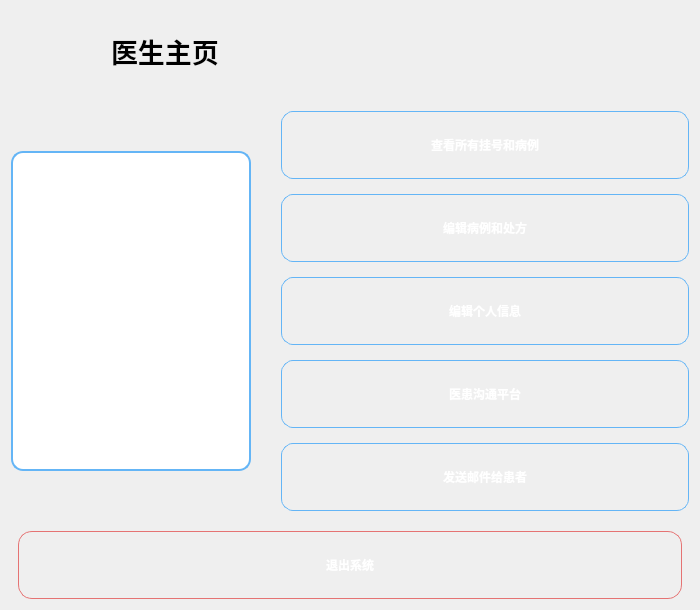
<?xml version="1.0" encoding="UTF-8"?>
<ui version="4.0">
 <class>doctorProfile</class>
 <widget class="QWidget" name="doctorProfile">
  <property name="geometry">
   <rect>
    <x>0</x>
    <y>0</y>
    <width>700</width>
    <height>600</height>
   </rect>
  </property>
  <property name="windowTitle">
   <string>医生主页</string>
  </property>
  <property name="styleSheet">
   <string notr="true">
    QWidget#doctorProfile {
        background-color: qlineargradient(
            x1:0, y1:0, x2:0, y2:1,
            stop:0 #e3f2fd,
            stop:1 #ffffff
        );
        font-family: "Microsoft YaHei";
    }
    QLabel#doctorPhotoLabel {
        border: 2px solid #64b5f6;
        border-radius: 12px;
        background-color: #ffffff;
    }
    QPushButton {
        border-radius: 12px;
        border: 1px solid #64b5f6;
        color: #ffffff;
        font-weight: bold;
        background-color: qlineargradient(
            x1:0, y1:0, x2:0, y2:1,
            stop:0 #6ec6ff,
            stop:1 #1e88e5
        );
        padding: 8px 16px;
        min-width: 180px;
        min-height: 50px;
    }
    QPushButton:hover {
        background-color: qlineargradient(
            x1:0, y1:0, x2:0, y2:1,
            stop:0 #81d4fa,
            stop:1 #1976d2
        );
    }
    QPushButton:pressed {
        background-color: qlineargradient(
            x1:0, y1:0, x2:0, y2:1,
            stop:0 #1e88e5,
            stop:1 #1565c0
        );
    }
    /* 退出按钮样式：完全覆盖 */
    #quitButton {
        border-radius: 14px;
        border: 1px solid #e57373;
        color: #ffffff;
        background-color: qlineargradient(
            x1:0, y1:0, x2:0, y2:1,
            stop:0 #ff7f7f,
            stop:1 #e53935
        );
    }
    #quitButton:hover {
        background-color: qlineargradient(
            x1:0, y1:0, x2:0, y2:1,
            stop:0 #ff8a80,
            stop:1 #f44336
        );
    }
    #quitButton:pressed {
        background-color: qlineargradient(
            x1:0, y1:0, x2:0, y2:1,
            stop:0 #e53935,
            stop:1 #c62828
        );
    }
   </string>
  </property>

  <!-- 主垂直布局 -->
  <layout class="QVBoxLayout" name="mainVerticalLayout">
   <property name="spacing">
    <number>20</number>
   </property>

   <!-- 顶部标题栏：Logo + 标题 -->
   <item>
    <layout class="QHBoxLayout" name="titleLayout">
     <item>
      <widget class="QLabel" name="logoLabel">
       <property name="minimumSize">
        <size>
         <width>80</width>
         <height>80</height>
        </size>
       </property>
       <property name="maximumSize">
        <size>
         <width>80</width>
         <height>80</height>
        </size>
       </property>
       <property name="pixmap">
        <pixmap>logo.png</pixmap>
       </property>
       <property name="scaledContents">
        <bool>true</bool>
       </property>
      </widget>
     </item>
     <item>
      <widget class="QLabel" name="titleLabel">
       <property name="font">
        <font>
         <family>微软雅黑</family>
         <pointsize>20</pointsize>
         <weight>75</weight>
         <bold>true</bold>
        </font>
       </property>
       <property name="text">
        <string>医生主页</string>
       </property>
       <property name="alignment">
        <set>Qt::AlignVCenter|Qt::AlignLeft</set>
       </property>
      </widget>
     </item>
    </layout>
   </item>

   <!-- 主体：水平布局（左医生图像 + 右按钮区） -->
   <item>
    <layout class="QHBoxLayout" name="mainContentLayout">
     <property name="spacing">
      <number>30</number>
     </property>

     <!-- 左侧医生图片 -->
     <item>
      <widget class="QLabel" name="doctorPhotoLabel">
       <property name="minimumSize">
        <size>
         <width>240</width>
         <height>320</height>
        </size>
       </property>
       <property name="maximumSize">
        <size>
         <width>240</width>
         <height>320</height>
        </size>
       </property>
       <property name="pixmap">
        <pixmap>doctor.png</pixmap>
       </property>
       <property name="alignment">
        <set>Qt::AlignCenter</set>
       </property>
       <property name="scaledContents">
        <bool>true</bool>
       </property>
      </widget>
     </item>

     <!-- 右侧按钮区 -->
     <item>
      <layout class="QVBoxLayout" name="buttonVBoxLayout">
       <property name="spacing">
        <number>15</number>
       </property>
       <item>
        <widget class="QPushButton" name="scheduleButton">
         <property name="text">
          <string>查看所有挂号和病例</string>
         </property>
        </widget>
       </item>
       <item>
        <widget class="QPushButton" name="appointmentCaseButton">
         <property name="text">
          <string>编辑病例和处方</string>
         </property>
        </widget>
       </item>
       <item>
        <widget class="QPushButton" name="profileButton">
         <property name="text">
          <string>编辑个人信息</string>
         </property>
        </widget>
       </item>
       <item>
        <widget class="QPushButton" name="chatButton">
         <property name="text">
          <string>医患沟通平台</string>
         </property>
        </widget>
       </item>
       <item>
        <widget class="QPushButton" name="emailPatientButton">
         <property name="text">
          <string>发送邮件给患者</string>
         </property>
        </widget>
       </item>
       <item>
        <spacer name="verticalSpacerButtons">
         <property name="orientation">
          <enum>Qt::Vertical</enum>
         </property>
         <property name="sizeHint" stdset="0">
          <size>
           <width>20</width>
           <height>20</height>
          </size>
         </property>
        </spacer>
       </item>
      </layout>
     </item>
    </layout>
   </item>

   <!-- 底部退出按钮 -->
   <item>
    <layout class="QHBoxLayout" name="quitButtonLayout">
     <item>
      <spacer name="leftSpacer">
       <property name="orientation">
        <enum>Qt::Horizontal</enum>
       </property>
      </spacer>
     </item>
     <item>
      <widget class="QPushButton" name="quitButton">
       <property name="minimumSize">
        <size>
         <width>200</width>
         <height>50</height>
        </size>
       </property>
       <property name="text">
        <string>退出系统</string>
       </property>
      </widget>
     </item>
     <item>
      <spacer name="rightSpacer">
       <property name="orientation">
        <enum>Qt::Horizontal</enum>
       </property>
      </spacer>
     </item>
    </layout>
   </item>
  </layout>
 </widget>
 <resources/>
 <connections/>
</ui>
